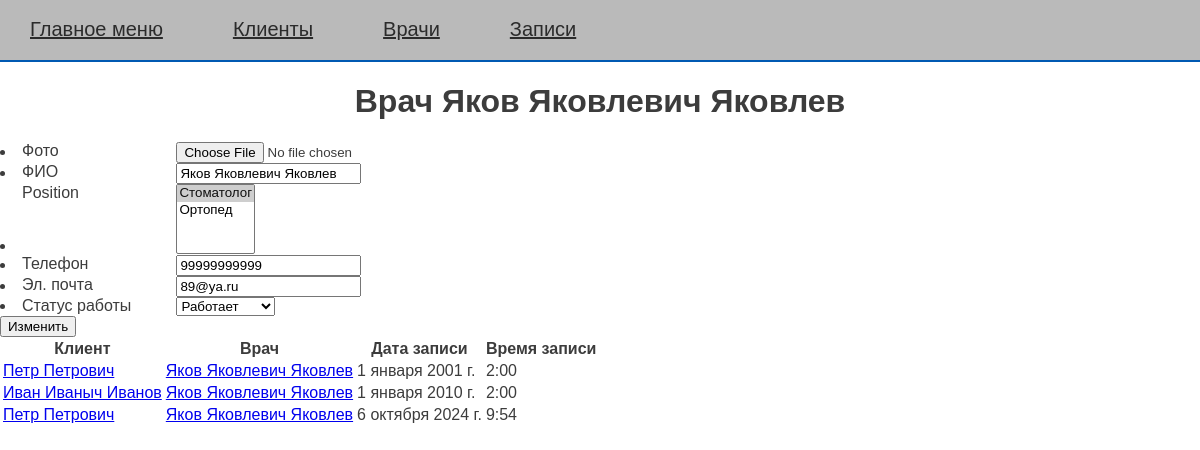
Screenshot of /doctors/jakov-jakovlevich-jakovlev/ with the database file from the repository.
### stomato_main/models.py (models this page shows, shortened)
class DoctorsModel(models.Model):
    class Status(models.IntegerChoices):
        DISMISSED = 0, 'Уволен'
        WORKED = 1, 'Работает'
        VACATION = 2, 'Отпуск'
        SICK = 3, 'Больничный'
    photo = models.ImageField(upload_to='photos/', null=True, blank=True, verbose_name='Фото')
    fullname = models.CharField(max_length=100, verbose_name='ФИО')
    position = models.ManyToManyField('PositionModel', blank=True, related_name='positions_of_doctor')
    email = models.CharField(max_length=100, verbose_name='Эл. почта', null=True)
    phone = models.CharField(max_length=100, verbose_name='Телефон')
    job_status = models.IntegerField(choices=Status.choices,
                                     default=Status.WORKED, verbose_name='Статус работы')
    slug = AutoSlugField(max_length=100, unique=True, db_index=True, verbose_name='url',
                         populate_from='fullname', slugify_function=transliterate_slugify, overwrite=True)
    status = JobStatusManager()
    objects = models.Manager()
    class Meta:
        verbose_name_plural = 'Врачи'
        verbose_name = 'Врач'
        ordering = ['fullname']
    def __str__(self):
        return f'{self.fullname}'

class PositionModel(models.Model):
    position = models.CharField(max_length=50, unique=True, blank=False, verbose_name='Должность')
    slug = models.SlugField(max_length=50, unique=True, db_index=True, verbose_name='url')
    def __str__(self):
        return self.position

class VisitsModel(models.Model):
    client = models.ForeignKey(ClientsModel, on_delete=models.CASCADE, verbose_name='ФИО клиента')
    doctor = models.ForeignKey(DoctorsModel, on_delete=models.PROTECT, verbose_name='ФИО врача')
    description = models.TextField(verbose_name='Описание')
    record_at_date = models.DateField(verbose_name='Дата')
    record_at_time = models.TimeField(verbose_name='Время')
    created_at = models.DateField(auto_now_add=True, verbose_name='Дата создания')
    objects = models.Manager()
    up_to_date = UpToDateVisitsManager()
    class Meta:
        verbose_name_plural = 'Записи'
        verbose_name = 'Запись'
        ordering = ['record_at_date', 'record_at_time', 'client', ]

class ClientsModel(models.Model):
    fullname = models.CharField(max_length=100, verbose_name='ФИО')
    additional_info = models.TextField(verbose_name='Дополнительно', null=True)
    address = models.CharField(max_length=100, verbose_name='Адрес', null=True)
    city = models.CharField(max_length=100, verbose_name='Город', null=True)
    passport_number = models.CharField(max_length=100, unique=True, verbose_name='Паспорт')
    email = models.CharField(max_length=100, verbose_name='Эл. почта', null=True)
    phone = models.CharField(max_length=100, verbose_name='Телефон')
    date_of_birth = models.DateField(verbose_name='Дата рождения', null=True)
    date_created = models.DateField(auto_now_add=True, verbose_name='Дата создания')
    slug = AutoSlugField(max_length=100, unique=True, db_index=True, verbose_name='url',
                         populate_from='fullname', slugify_function=transliterate_slugify, overwrite=True)
    class Meta:
        verbose_name_plural = 'Клиенты'
        verbose_name = 'Клиент'
        ordering = ['fullname', 'passport_number']

### stomato_main/views.py (the view)
# urls.py: path('doctors/<slug:doctor_slug>/', views.Doctor.as_view(), name='doctor'),
class Doctor(RequiredMixin, UpdateView):
    model = DoctorsModel
    template_name = 'stomato_main/doctor-view.html'
    slug_url_kwarg = 'doctor_slug'
    slug_field = 'slug'
    fields = ['photo', 'fullname', 'position', 'phone', 'email', 'job_status']
    def get_context_data(self, **kwargs):
        context = super().get_context_data(**kwargs)
        name = DoctorsModel.objects.get(slug=self.kwargs['doctor_slug'])
        context['object_list'] = VisitsModel.objects.filter(doctor__slug=self.kwargs['doctor_slug'])
        context['title'] = f'Врач {name}'
        return context

### stomato_main/models.py (called while the page is built)
    def get_queryset(self):
        return super().get_queryset().exclude(job_status=DoctorsModel.Status.DISMISSED)

### stomato_main/utils.py (called while the page is built)
    def get_context_data(self, **kwargs):
        context = super().get_context_data(**kwargs)
        context['top_menu'] = top_menu
        if self.title is not None:
            context['title'] = self.title
        return context

### stomato_main/templates/stomato_main/doctor-view.html (shortened to what this page needs)
{% extends 'base.html' %}
{% block main_stomato %}
    <h1> {{ title }} </h1>
    <form action="" method="post">
    {% for f in form %}
        <li><label class="form" for="{{ f.id_for_label }}"> {{ f.label }}</label> {{ f }}</li>
    {% endfor %}
    <button type="submit">Изменить</button>
</form>
    {% include 'stomato_main/include/table-visits.html' %}
{% endblock %}

### stomato_main/templates/stomato_main/include/table-visits.html
    <table>
    <tr><th>Клиент</th><th>Врач</th><th>Дата записи</th><th>Время записи</th></tr>
    {% for cv in object_list %}
       <tr>
           <td><a href="{% url 'client' cv.client.slug %}">{{ cv.client.fullname }}</a></td>
           <td><a href="{% url 'doctor' cv.doctor.slug %}">{{ cv.doctor.fullname }}</a></td>
           <td>{{ cv.record_at_date }}</td>
           <td>{{ cv.record_at_time }}</td>
       </tr>
    {% endfor %}
    </table>

### stomato_main/static/stomato_main/style.css (style rules this page uses)
html, body { font-family: 'Arial', serif; margin: 0; padding: 0; height: 100%; width: 100%; color: #3c3c3c; background: #ffffff; }
h1 { text-align: center; }
.form { display: inline-block; min-width: 150px; vertical-align: top; }

### rows the page displays
DoctorsModel: form "Яков Яковлевич Яковлев" "99999999999" "89@ya.ru" "Работает"
PositionModel: form "Стоматолог ☑ / Ортопед"
VisitsModel: client.fullname "Петр Петрович", doctor.fullname "Яков Яковлевич Яковлев", record_at_date "1 января 2001 г.", record_at_time "2:00"
VisitsModel: client.fullname "Иван Иваныч Иванов", doctor.fullname "Яков Яковлевич Яковлев", record_at_date "1 января 2010 г.", record_at_time "2:00"
VisitsModel: client.fullname "Петр Петрович", doctor.fullname "Яков Яковлевич Яковлев", record_at_date "6 октября 2024 г.", record_at_time "9:54"

### other values shown
{{ m.title }} "Главное меню" "Клиенты" "Врачи" "Записи"
{{ title }} "Врач Яков Яковлевич Яковлев"
{{ f.label }} "Фото" "ФИО" "Position" "Телефон" "Эл. почта" "Статус работы"
